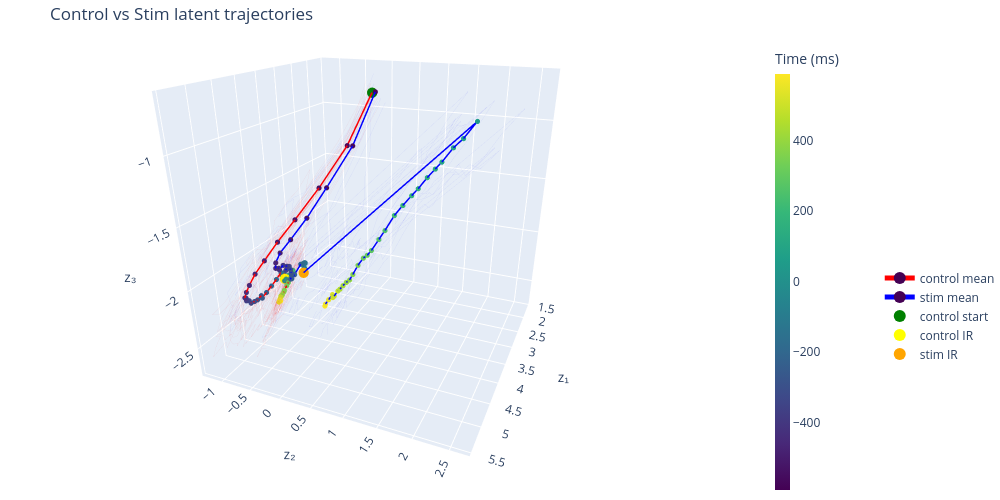

Notebook source saved alongside this figure:
### Code cell
fig = plot_latent_phase_portrait_shared(
    z_control=z_control,
    z_stim=z_stim,
    centers_ms_control=centers_ms_control,
    centers_ms_stim=centers_ms_stim,
    alpha_trials=0.05,
    stim_z1_offset=0.0
)

fig.update_layout(scene_camera=dict(
    eye=dict(x=1.75, y=0.75, z=0.75),
    center=dict(x=0, y=0, z=-0.2)
))

fig.show()
